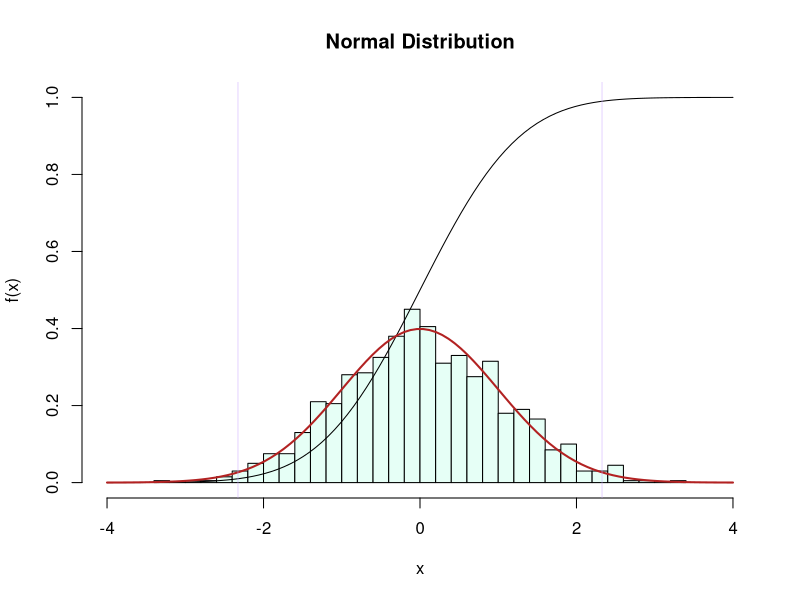
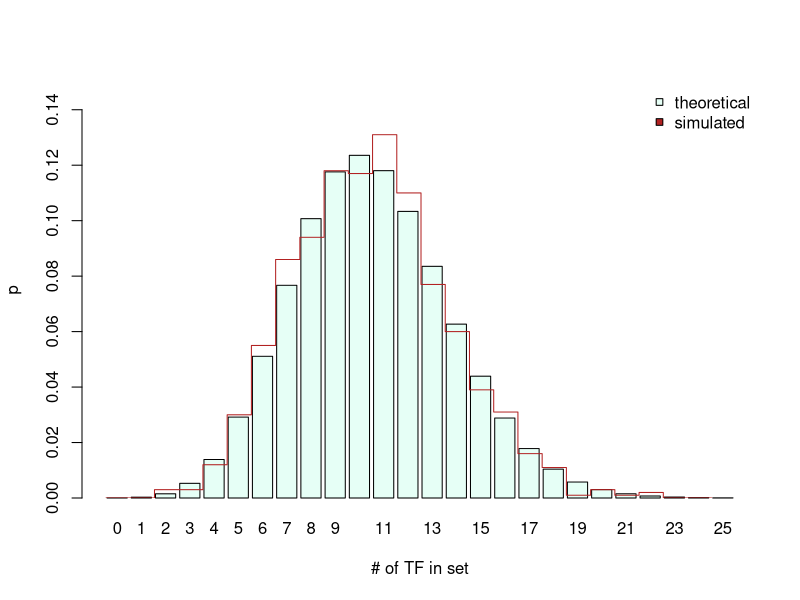
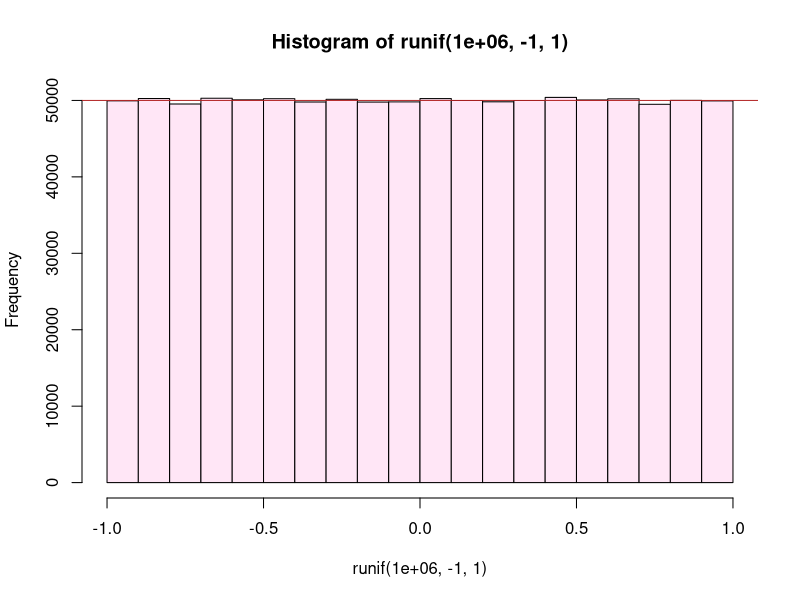
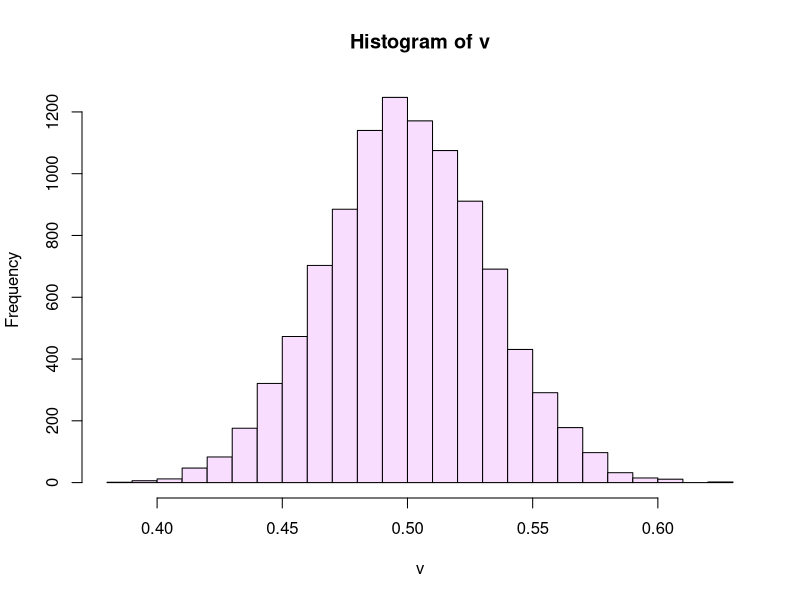
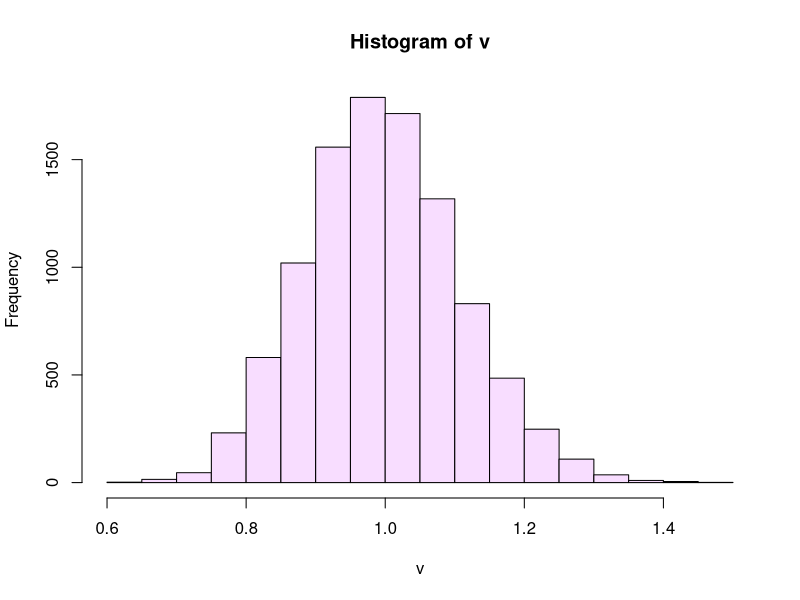
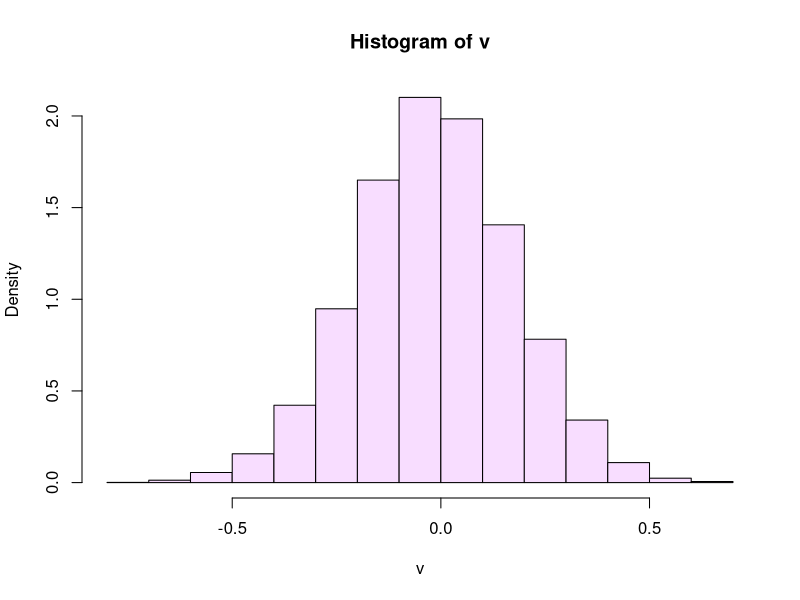
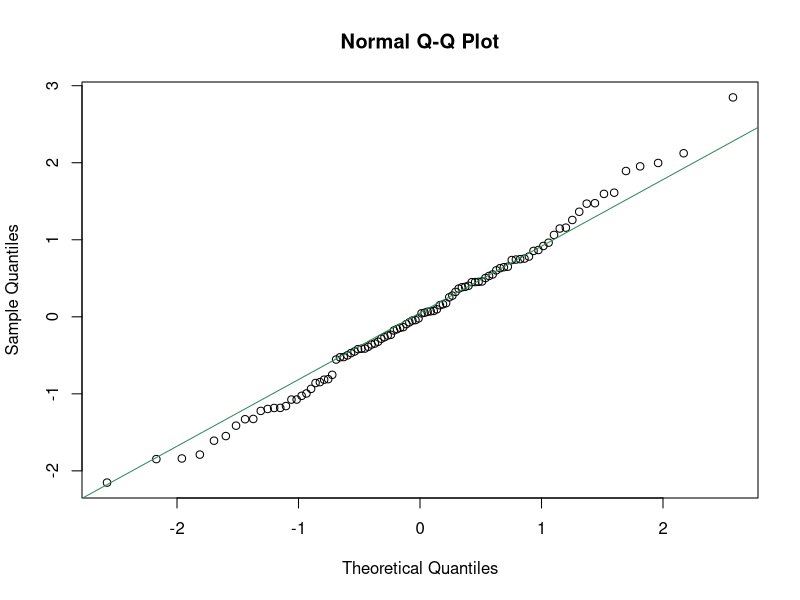
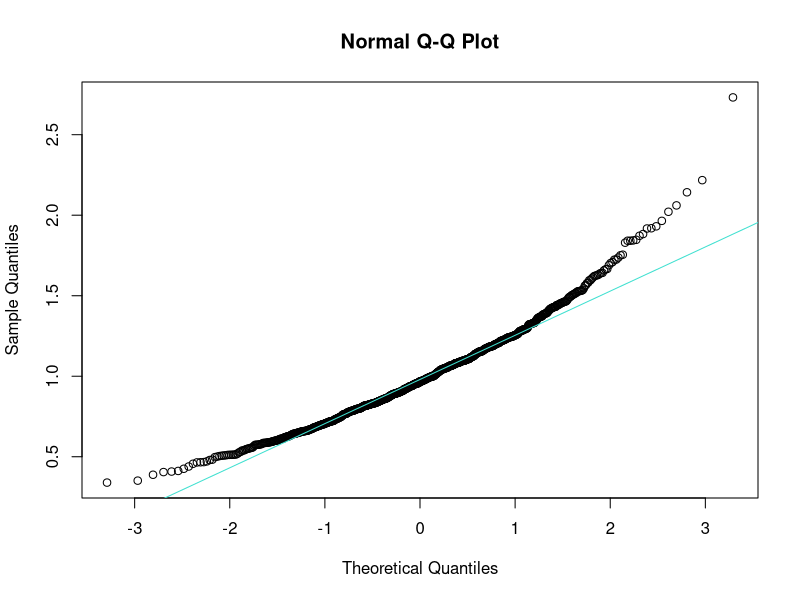

The R source for these figures, in order:
# tocID <- "FND-STA-Probability_distribution.R"
#
#
# Purpose:  A Bioinformatics Course:
#              R code accompanying the FND-STA-Probability_distribution unit.
#
# Version:  1.4
#
# Date:     2017-10  -  2020-09
# Author:   Boris Steipe (boris.steipe@utoronto.ca)
#
# Versions:
#           1.4    2020 Maintenance
#           1.3    Change from require() to requireNamespace(),
#                      use <package>::<function>() idiom throughout,
#           1.2    Update set.seed() usage
#           1.1    Corrected empirical p-value
#           1.0    First code live version
#
# TODO:
#           Add tasks
#
# == DO NOT SIMPLY  source()  THIS FILE! =======================================
#
# If there are portions you don't understand, use R's help system, Google for an
# answer, or ask your instructor. Don't continue if you don't understand what's
# going on. That's not how it works ...
#
# ==============================================================================


#TOC> ==========================================================================
#TOC>
#TOC>   Section  Title                                                         Line
#TOC> -----------------------------------------------------------------------------
#TOC>   1        Introduction                                                    54
#TOC>   2        Three fundamental distributions                                117
#TOC>   2.1        The Poisson Distribution                                     120
#TOC>   2.2        The uniform distribution                                     174
#TOC>   2.3        The Normal Distribution                                      194
#TOC>   3        quantile-quantile comparison                                   235
#TOC>   3.1        qqnorm()                                                     245
#TOC>   3.2        qqplot()                                                     311
#TOC>   4        Quantifying the difference                                     328
#TOC>   4.1        Chi2 test for discrete distributions                         363
#TOC>   4.2        Kullback-Leibler divergence                                  454
#TOC>   4.2.1          An example from tossing dice                             465
#TOC>   4.2.2          An example from lognormal distributions                  588
#TOC>   4.3        Kolmogorov-Smirnov test for continuous distributions         631
#TOC>
#TOC> ==========================================================================


# =    1  Introduction  ========================================================

# The space of possible outcomes of events is called a probability distribution
# and the properties of probability distributions are crucial to our work. Many
# distributions like the (discrete) Poisson, or the (continuous) Normal
# distribution have been characterized in great detail, their behaviour is well
# understood, and they are useful for countless applications - but we also need
# to able to work with ad hoc distributions that have never been seen before.

# Let's get a few facts about probability distributions out of the way:

# The "support" of a probability distribution is the range of outcomes that have
# a non-zero probability. The "domain" of a probability distribution is the
# range of probabilities that the distribution can take over its support. Think
# of this as the ranges on the x- and y-axis respectively. Thus the distribution
# can be written as p = f(x).

# The integral over a probability distribution is always 1. This means: the
# distribution reflects the situation that an event does occur, any event, but
# there is not "no event".

# R's inbuilt probability functions always come in four flavours:
# d...  for "density": this is the probability density function (p.d.f.),
#         the value of f(x) at x.
# p...  for "probability": this is the cumulative distribution function
#         (c.d.f.). It is 0 at the left edge of the support, and 1 at
#         the right edge.
# q... for "quantile": The quantile function returns the x value at which p...
#         takes a requested value.
# r... for "random": produces random numbers that are distributed according
#         to the p.d.f.

# To illustrate with the "Normal Distribution" (Gaussian distribution):

# 1000 normally distributed values with default parameters: mean 0, sd 1.
r <- rnorm(1000)

# pastel green: histogram of 1000 random samples
hist(r,
     freq = FALSE,
     breaks = 30,
     xlim = c(-4, 4),
     ylim = c(0, 1),
     main = "Normal Distribution",
     xlab = "x",
     ylab = "f(x)",
     col = "#E6FFF6")

# 100 equally spaced point along x
x <- seq(-4, 4, length.out = 100)

# black: c. d. f. along x. Note that this asymptotically reaches 1
points(x, pnorm(x), type = "l")

# dark red: p. d. f. along x
points(x, dnorm(x), type = "l", lwd = 2, col="firebrick")

# purple: 1% and 99% quantiles
abline(v = qnorm(c(0.01, 0.99)), lwd = 0.5, col = "#CCAAFF")

# Study this plot well and familiarize yourself with the terms.


# =    2  Three fundamental distributions  =====================================


# ==   2.1  The Poisson Distribution  ==========================================

# The Poisson distribution is a discrete probability distribution that
# characterizes how many events we expect among a given number of observations
# if the mean probability of an event is known. Assume we know that there are
# 256 transcription factors among the 6091 protein-coding genes of yeast, then
# the probability of picking a transcription factor at random from all ORFs is
# 256/6091 ~= 4.2%. How many do we expect if we look e.g. at 250 differentially
# expressed genes? This means the mean number of transcription factors  we would
# expect in that sample of differentially expressed genes is (250 * 256)/6091.

dpois(0,  (250 * 256) / 6091)       # Probability of seeing no TFs
dpois(1,  (250 * 256) / 6091)       # Probability of seing one ...
dpois(2,  (250 * 256) / 6091)       # Probability of seing two ...
dpois(3:10, (250 * 256) / 6091)     # Probability of seing from three to ten ...
sum(dpois(0:4, (250 * 256) / 6091)) # Probability of seeing four or less ...

# Lets plot this
N <- 25
x <- dpois(0:N, (250 * 256) / 6091)
names(x) <- as.character(0:N)
midPoints <- barplot(x, col = "#E6FFF6",
             axes = TRUE,
             ylim = c(0, 0.15),
             xlab = "# of TF in set",
             ylab = "p")

# Confirm that our understanding of dpois() is correct, by simulating actual
# trials:

N <- 1000
genes <- numeric(6091)   # All genes are 0
genes[1:256] <- 1        # TFs  are 1

x <- numeric(N)          # initialize vector
set.seed(112358)
for (i in 1:N) {
  x[i] <- sum(sample(genes, 250)) # sum of TFs in our sample in this trial
}
set.seed(NULL)

(t <- table(x)/N)

# Add these values to the plot
y <- numeric(26)                     # initialize vector with 26 slots
y[as.numeric(names(t)) + 1] <- t     # put the tabled values there (index + 1)
points(midPoints - 0.55, y, type = "s", col = "firebrick")
legend("topright",
       legend = c("theoretical", "simulated"),
       pch = c(22, 22),
       pt.bg = c("#E6FFF6", "firebrick"),
       bty = "n")


# ==   2.2  The uniform distribution  ==========================================

# The uniform distribution has the same probability over its entire support. R's
# runif() function takes the desired number, the min and the max as arguments.
# Let's plot a histogram of a million values between -1 and 1 to demonstrate.

hist(runif(1e6, -1, 1), breaks = 20, col = "#FFE6F6")
abline(h = 1e6/20, col="firebrick")

# One of the important uses of the uniform distribution is to write conditional
# expressions that are TRUE with a given probability. For example, to get TRUE
# values with a probability of 1/3, we pick a random number between 0 and 1, and
# ask whether the number is smaller than 1/3. Example:

runif(10) < 1/3

#confirm with a million trials
sum(runif(1e6) < 1/3)/1e6  # should be close to 0.33333...


# ==   2.3  The Normal Distribution  ===========================================

# The king of probability distributions. Why? That's because of the Central
# Limit Theorem (CLT) that essentially says that a process that is subject to
# small fluctuations will tend to normally distributed outcomes ... and in
# biology literally everything is subject to small fluctuations.

# Lets simulate: Lets create a vector of 12345 numbers, choose samples of size
# 77 from that vector and calculate the mean. We do that 9999 times. I am just
# using odd numbers so it is clear in the code which number represents what.

x <- runif(12345)
v <- numeric(9999)
for (i in 1:length(v)) {
  v[i] <- mean(sample(x, 77))
}

hist(v, breaks = 20, col = "#F8DDFF")

# Let's try this again, this time sampling from an exponential distribution ...
x <- rexp(12345)
v <- numeric(9999)
for (i in 1:length(v)) {
  v[i] <- mean(sample(x, 77))
}

hist(v, breaks = 20, col = "#F8DDFF")

# ... or from a t-distribution ...
x <- rt(12345, df = 3)
v <- numeric(9999)
for (i in 1:length(v)) {
  v[i] <- mean(sample(x, 77))
}

hist(v, breaks = 20, col = "#F8DDFF", freq = FALSE)

# The outcomes all give normal distributions, regardless what the details of our
# original distribution were!


# =    3  quantile-quantile comparison  ========================================


# Once we have observed a distribution of outcomes, the next task is often to
# quantify whether the values correspond to a known distribution. This can be
# done with quantile-quantile plots that plot the quantile values of one
# distribution against those of the other. Identically distributed quantiles lie
# on a straight line.


# ==   3.1  qqnorm()  ==========================================================

# The functions qqnorm() and qqline() perform this
# comparison with the normal distribution.

set.seed(112358)
x <- rnorm(100, mean=0, sd=1) # 100 normally distributed values
set.seed(NULL)

qqnorm(x)
qqline(x, col = "seagreen")

# Our variables in x appear normally distribute - which is not surprising since
# we produced them with rnorm(). What about the kind of sampling we did above?
# Let's test whether samples from an exponential distribution are normally
# distributed (previously we just visually inspected the histogram.)

# Create a vector of sample means from the exponential distribution; use
# only a few samples for the mean
x <- rexp(12345)
v <- numeric(999)

set.seed(112358)
for (i in 1:length(v)) {
  v[i] <- mean(sample(x, 12))
}
set.seed(NULL)

qqnorm(v)
qqline(v, col = "turquoise") # normal

#try with more samples
for (i in 1:length(v)) {
  v[i] <- mean(sample(x, 77))
}
qqnorm(v)
qqline(v, col = "steelblue") # normal

#try with many samples
for (i in 1:length(v)) {
  v[i] <- mean(sample(x, 374))
}
qqnorm(v)
qqline(v, col = "plum") # normal

# Exactly as the CLT predicts, the more often we sample - we tried
# 12, 77, and 374 samples - the more "normal" the distribution looks.

# What does a distribution look like that is NOT normal?
# Let's try simulating an "Extreme value distribution". This type of
# distribution appears if we choose the max() of a sample

set.seed(112358)
rEVD <- numeric(9999)
for (i in seq_along(rEVD)) {
  rEVD[i] <- max(rnorm(100))
}
set.seed(NULL)

hist(rEVD, breaks = 20, col = "orchid")
# Note the long tail on the right!

qqnorm(rEVD)
qqline(rEVD, col = "orchid") # Definitely not "normal"!


# ==   3.2  qqplot()  ==========================================================

# qqplot() works like qqnorm(), except that we compare two arbitrary
# distribtutions, rather than one distribution against the normal distribution
# as we did before. Sample against sample.

x <- seq(0, 4, length.out = 100)

dl <- dlnorm(x) # log-normal distribution
dg <- dgamma(x, shape=1.5)   # gamma distribution

plot(dl, type="l")
points(dg, type="l", col = "maroon")

qqplot(dl, dg) # clearly not equal


# =    4  Quantifying the difference  ==========================================


# Quantile-quantile plots give us a visual estimate, but how do we quantify the
# difference between distributions? Let's compare two types of extreme-value
# distributions, a lognormal distribution with the same distribution that is
# slightly shifted, and three gamma distributions with three different shape
# parameters. Let's define and visualize the distributions first, to see what
# we are comparing.

x <- seq(0, 4, length.out = 100)

set.seed(112358)
dl1 <- dlnorm(x) # log-normal distribution
dl2 <- dlnorm(x - 0.25) # log-normal distribution, shifted right (a bit)
dg1.2 <- dgamma(x, shape=1.2)   # three gamma distributions with...
dg1.5 <- dgamma(x, shape=1.5)   # ...wider, and wider...
dg1.9 <- dgamma(x, shape=1.9)   # ...peak
set.seed(NULL)

myCols <- c("black", "grey", "maroon", "turquoise", "steelblue")

plot(dl1, type="l", lwd=2)   # visualize the distributions
points(dl2, type="l", col = myCols[2])
points(dg1.2, type="l", col = myCols[3])
points(dg1.5, type="l", col = myCols[4])
points(dg1.9, type="l", col = myCols[5])
legend("topright",
       legend = c("dl1", "dl2", "dg1.2", "dg1.5", "dg1.9"),
       lty = 1,
       lwd = c(2, 1, 1, 1, 1),
       col = myCols,
       bty = "n")


# ==   4.1  Chi2 test for discrete distributions  ==============================

# The chi2 test can be used to compare discrete distributions - even though
# it is not ideal for this purpose.
# (https://stats.stackexchange.com/questions/113692/test-identicality-of-discrete-distributions)
#
# Let's draw 100 random variables according to our target distributions
N <- 100
set.seed(112358)
rL1   <- rlnorm(N) # log-normal distribution
rL2   <- rlnorm(N, meanlog = 0.25) # log-normal distribution, shifted right
rG1.2 <- rgamma(N, shape=1.2)   # three gamma distributions with...
rG1.5 <- rgamma(N, shape=1.5)   # ...wider, and wider...
rG1.9 <- rgamma(N, shape=1.9)   # ...peak
set.seed(NULL)

maxX <- max(c(rL1, rL2, rG1.2, rG1.5, rG1.9))

myBreaks <- seq(0, 5, length.out = 10) # 9 intervals from 0 to 5...
myBreaks <- c(myBreaks, maxX) # ... and one that contains the outliers

# It's easy to plot a histogram of one set of random deviates...
hist(rG1.5, breaks = myBreaks, col = myCols[4])

# ... but basic R has no inbuilt function to stack histogram bars side-by-side.
# We use the multhist() function in the plotrix package: check out the
# package information - plotrix has _many_ useful utilities to enhance
# plots or produce informative visualizations.

if (! requireNamespace("plotrix", quietly = TRUE)) {
  install.packages("plotrix")
}
# Package information:
#  library(help = plotrix)       # basic information
#  browseVignettes("plotrix")    # available vignettes
#  data(package = "plotrix")     # available datasets


h <- plotrix::multhist(list(rL1, rL2, rG1.2, rG1.5, rG1.9 ),
                       breaks = myBreaks,
                       col = myCols)
legend("topright",
       legend = c("rL1", "rL2", "rG1.2", "rG1.5", "rG1.9"),
       pch=15,
       col = myCols,
       bty="n")

# We have assigned the output of multihist to the variable h, which now
# contains the densities, midpoints, breaks etc. of the histogram ...
# as well as the matrix of counts:
h[[2]]

# But using hist() or multhist() for binning is a bit of a hack - even though
# it works, of course. The "real" R function to bin data is cut(). cut()
# sorts the values of a vector into bins, and returns the bin-labels as
# integers.

x <- cut(rL1, breaks = myBreaks, labels = FALSE)
table(x)

countsL1   <- table(cut(rL1  , breaks = myBreaks, labels = FALSE))
countsL2   <- table(cut(rL2  , breaks = myBreaks, labels = FALSE))
countsG1.2 <- table(cut(rG1.2, breaks = myBreaks, labels = FALSE))
countsG1.5 <- table(cut(rG1.5, breaks = myBreaks, labels = FALSE))
countsG1.9 <- table(cut(rG1.9, breaks = myBreaks, labels = FALSE))


chisq.test(countsL1, countsL2)

# Note that this use of the chi2 test does not have very much power, since it
# does not assume the values for the bins are ordered, but takes them to
# be independent. Also, chisq.test() complains about the Chi-squared
# approximation to be possibly incorrect because some of the counts are small.
# In this case, rather than rely on the in-built chi-square table, we can do
# an explicit simulation to estimate the p-value for the null hypothesis.
#
chisq.test(countsL1, countsL2, simulate.p.value = TRUE, B = 10000)

# Note that the probability that the samples came from the same distribution is
# quite high. We don't seem to be able to distinguish l1 and l2 with the chi2
# test.

# Let's calculate this for the other distribution too:

chisq.test(countsL1, countsG1.2, simulate.p.value = TRUE, B = 10000)
chisq.test(countsL1, countsG1.5, simulate.p.value = TRUE, B = 10000)
chisq.test(countsL1, countsG1.9, simulate.p.value = TRUE, B = 10000)

# As a result, we would conclude that none of these distributions are
# significantly different.

# ==   4.2  Kullback-Leibler divergence  =======================================

# For discrete probability distributions, there is a much better statistic, the
# Kullback-Leibler divergence (or relative entropy). It is based in information
# theory, and evaluates how different the matched pairs of outcome categories
# are. Its inputs are the probability mass functions (p.m.f.) of the two
# functions to be compared. A probability mass function is the probability of
# every outcome the process can have. Kullback-Leibler divergence therefore can
# be applied to discrete distributions. But we need to talk a bit about
# converting counts to p.m.f.'s.

# ===   4.2.1  An example from tossing dice

#  The p.m.f of an honest die is (1:1/6, 2:1/6, 3:1/6, 4:1/6, 5:1/6, 6:1/6). But
#  there is an issue when we convert sampled counts to frequencies, and estimate
#  probabilities with these frequencies. The problem is: by chance we might not
#  have observed a particular outcome! Consider this example:

set.seed(47)
N <- 20
(counts <- table(sample(1:6, N, replace = TRUE)))
set.seed(NULL)

# We have not observed a "2"!
#
# Now, if we convert the counts to frequencies, and assume these to be
# probabilities, we get an observed p.m.f:
pmf <- numeric(6)
for (i in seq_along(counts)) {
  outcome <- as.integer(names(counts)[i])
  pmf[outcome] <- counts[i]/N
}
names(pmf) <- 1:6
pmf

# This means we assign a probability of 0 to the outcome "2" - because we
# haven't observed it. But how do we compare it then? What does it mean when we
# should have 1/6 of "2"s but we have none whatsoever? Taken at face value it
# means we are comparing apples to oranges - essentially a five-faced die with a
# six-faced die - and therefore divergence is infinitely large. Obviously, that
# was just a problem caused by our limited sampling, but the question remains:
# how do we account for missing data? There are several solutions, for example,
# for ordered data one could substitute the average values of the two bracketing
# outcomes. But a simple and quite robust solution is to add "pseudocounts".
# This is called adding a Laplace prior, or a Jeffreys prior: in our case,
# simply add 0.5 to every category.

# pmf of an honest die
pmfHD <- rep(1/6, 6)
names(pmfHD) <- 1:6
pmfHD

# pmf, estimated from our sampled counts with and without pseudocounts

pmfPC <- numeric(6) + 0.5
for (i in seq_along(counts)) {
  outcome <- as.integer(names(counts)[i])
  pmfPC[outcome] <- counts[i] + pmfPC[outcome]
}
pmfPC <- pmfPC / sum(pmfPC)
names(pmfPC) <- 1:6
pmf     # before
pmfPC   # after

# The definition of a function that takes samples and returns a pmf
# with pseudocounts is straightforward, but requires a bit of juggling
# the observed values into the right slots. Here's what this can look like:

pmfPC <- function(cts, nam) {
  # Convert counts to a p.m.f, adding a pseudocount of 0.5 to all categories
  # of outcomes (Jeffreys prior).
  # Parameters:
  #    cts  num   raw counts
  #    nam        names of the categories, converted to char
  # Value   a probability mass function

  nam <- as.character(nam)
  if (!all(names(cts) %in% nam)) {
    stop("PANIC: names in \"cts\" do not match \"nam\"!")
  }
  pmf <- numeric(length(nam))
  names(pmf) <- nam
  pmf[names(cts)] <- cts[names(cts)]
  pmf <- pmf + 0.5    # add pseudocounts
  return(pmf/sum(pmf))
}



# The definition of the Kullback-Leibler divergence itself is quite simple
# actually: for two distributions, p and q it is sum(p * log( p / q))

KLdiv <- function(p, q) {
  # p and q are two pmfs of discrete probability distributions
  # with the same outcomes, which are nowhere 0.
  # Value:  Kullback-Leibler divergence  sum(p * log( p / q))).

  if (length(p) != length(q)) {
    stop("PANIC: input vector lengths differ!")
  }
  if (any(c((p == 0), (q == 0)))) {
    stop("PANIC: 0's found in input vectors!")
  }

  return(sum(p * log( p / q )))
}

# Now we can calculate KL-divergences for our six-faced die example:

KLdiv(rep(1/6, 6), pmfPC(counts, 1:6)) # p.m.f. of an honest die vs. our
                                       # actual counts

# Is that a lot? Let's look at the distribution of KL-divergences in our
# six-sided die scenario: p.m.f. of 20 samples each versus the theoretical
# p.m.f.

N <- 1000
nSample <- 20
divs <- numeric(N)
for (i in 1:N) {
  x <- table(sample(1:6, nSample, replace = TRUE))
  divs[i] <- KLdiv(rep(1/6, 6), pmfPC(x, 1:6))
}

hist(divs,
     col = "whitesmoke",
     xlab = "Kullback-Leibler divergence",
     main = sprintf("%d samples of honest die", nSample))
abline(v = KLdiv(rep(1/6, 6), pmfPC(counts, 1:6)), col="firebrick")

# We see that our example sample (KL-divergence marked with the red line) is
# somewhat but not drastically atypical.


# ===   4.2.2  An example from lognormal distributions

# We had compared a set of lognormal and gamma distributions above, now we
# can use KL-divergence to quantify their similarity:

pmfL1 <- pmfPC(countsL1, nam = 1:10)
pmfL2 <- pmfPC(countsL2, nam = 1:10)
KLdiv(pmfL1, pmfL2)  # 0.1087

# To evaluate what this number means, we can run a simple simulation: we create
# random samples according to the rL1 distribution, calculate the Kullback
# Leibler divergence with countsL1, and compare the distribution we get with the
# value we observed as the difference with discL2. Essentially, this tells us
# the probability that countsL2 is actually a sample from the L1 function.
# Here we go:

N <- 1000
divs <- numeric(N)

set.seed(31416)
for (i in 1:N) {
  x <- rlnorm(100) # get random samples from our reference distributions
  y <- table(cut(x, breaks = myBreaks, labels = FALSE))  # tabulate counts
  q <- pmfPC(y, nam = 1:10)  # convert to p.m.f. with pseudocounts
  divs[i] <- KLdiv(pmfL1, q)     # calculate Kullback-Leibler divergence
}
set.seed(NULL)

hist(divs,
     col = "thistle",
     xlab = "Kullback-Leibler divergence",
     main = sprintf("Samples from shifted lnorm()"))
abline(v = KLdiv(pmfL1, pmfL2), col="firebrick")

# How many KL-divergences were less than the difference we observed?
sum(divs < KLdiv(pmfL1, pmfL2)) # 933

# Therefore the empirical p-value that the samples came from the same
# distribution is only 100 * ((N - 933) + 1) / (N + 1) (%) ... 6.8%. You see
# that this gives a much more powerful statistical approach than the chi2 test
# we used above.


# ==   4.3  Continuous distributions: Kolmogorov-Smirnov test   ==============

# The Kolmogorov-Smirnov (KS) test is meant for continuous distributions, i.e.
# the probability it calculates assumes that the function values are all
# different. In the case of random samples, that is a reasonable assumption. KS
# is a two-sample goodness of fit test, i.e. it has a null-hypothesis that the
# samples were taken from the same (unknown) distribution, and then asks whether
# this is likely, given the actual values. It is sensitive both to differences
# in location (position of the mean), and differences in shape. R has the
# ks.test() function to calculate it.

ks.test(dl1, dl2)     # vs. shifted log-normal.
ks.test(dl1, dg1.2)   # vs. the three gamma distributions
ks.test(dl1, dg1.5)
ks.test(dl1, dg1.9)
ks.test(dg1.5, dg1.9) # the two last gammas against each other

# (The warnings about the presence of ties comes from the 0's in our function
# values). The p-value that these distributions are samples of the same
# probability distribution gets progressively smaller.



# [END]
